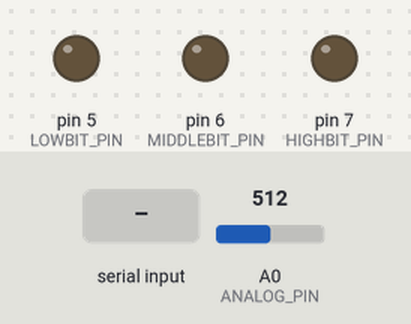
Simulated run of this program. Board: Arduino Uno, built with avr-gcc and run on an emulated ATmega328P. Parts: output pins drawn as LEDs (lit = HIGH). The test bench sets the inputs (shaded band); at power-on: A0 (ANALOG_PIN) = 512. What the program prints to the serial monitor is not drawn.

Above: at 1.2 s.
1.3 s: "30,150\n" received over Serial
At 1.7 s:
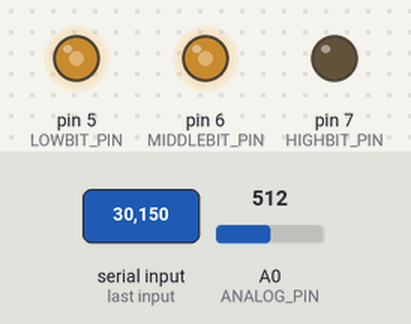
2.8 s: "V90\n" received over Serial
At 3.6 s:
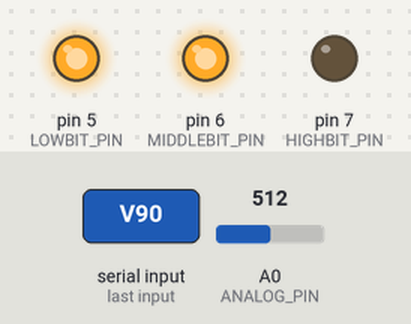
Timing chart, 0 to 5.8 s (numbered marks = the images above; inputs shaded):
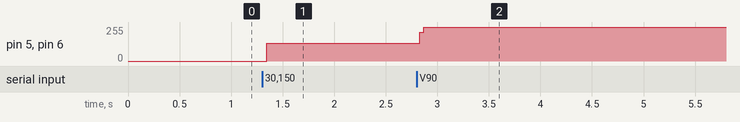

The program:

main.cpp
```cpp
#include "defines.h"

long lastRun;
void setup() {
	pinMode(LOWBIT_PIN, OUTPUT);
	pinMode(MIDDLEBIT_PIN, OUTPUT);
	pinMode(HIGHBIT_PIN, OUTPUT);
	pinMode(ANALOG_PIN, INPUT);

	Serial.begin(115200);
	lastRun = millis();
}
char c;
uint16_t reading;
long thisRun;
void loop() {
	while( ( c = Serial.read() ) != -1 ) {
		if(readChar(c)) {
			outputLastCmd();
		}
	}
	for(byte i = 0; i < 8; i++) {
		if(!sensorEnabled[i]) {
			continue;
		}
		reading = takeReading(i);
		if(outputType == OUTPUT_MV) {
			outputMv(reading);
		}
		else if(outputType == OUTPUT_C) {
			outputC(reading);
		}
		else if(outputType == OUTPUT_F) {
			outputF(reading);
		}
		Serial.print('\t');
	}
	// the last column will be the delta time (in decimal milliseconds)
	thisRun = millis();
	Serial.println(thisRun - lastRun);
	lastRun = thisRun;
}
```

defines.h
```cpp
#include <Arduino.h>
#ifndef TCMUX_DEFINES
#define TCMUX_DEFINES

// only 3 pins (select up to 8 choices)
const uint8_t LOWBIT_PIN = 5;
const uint8_t MIDDLEBIT_PIN = 6;
const uint8_t HIGHBIT_PIN = 7;

// pin that the mux's analog out is connected to
const uint8_t ANALOG_PIN = A0;

// temperature calibration definition
const float VREF = 5;
const uint16_t MAX_READING = 1023;
const float V_OFFSET = 1.25;
const float V_SCALE = 200;

extern bool sensorEnabled[8];
extern byte numSensors;

// returns true if a complete command has been inputted
extern char cmdBuffer[16];

// output types
const byte OUTPUT_MV = 0;
const byte OUTPUT_C = 1;
const byte OUTPUT_F = 2;

extern byte outputType;
bool readChar(char c);
// returns a reading given a zero-based sensor ID
uint16_t takeReading(byte sensorId);

// outputs temp reading as millivolts
void outputMv(uint16_t val);
// outputs temp reading as Celsius
void outputC(uint16_t val);
// outputs temp reading as Farenheit
void outputF(uint16_t val);

// outputs the last stored command
void outputLastCmd();
#endif
```

outputs.cpp
```cpp
#include "defines.h"
byte outputType = OUTPUT_MV;

char writeBuffer[5];
float toVoltage(uint16_t val);

void outputMv(uint16_t val) {
	float mv = toVoltage(val) * 1000;
	sprintf(writeBuffer, "%04d", static_cast<int>(mv));
	Serial.print(writeBuffer);
}
void outputC(uint16_t val) {
	float voltage = toVoltage(val);
	float tempC = (voltage - V_OFFSET) * V_SCALE;
	Serial.print(tempC);
}
void outputF(uint16_t val) {
	float voltage = toVoltage(val);
	float tempC = (voltage - V_OFFSET) * V_SCALE;
	float tempF = tempC * 9 / 5.0 + 32;
	Serial.print(tempF);
}
void outputLastCmd() {
	// just dump the command buffer (using a for loop for bounds check)
	for(byte i = 0; i < sizeof(cmdBuffer); i++) {
		if(cmdBuffer[i] == 0) {
			Serial.println();
			return;
		}
		Serial.print(cmdBuffer[i]);
	}
	Serial.println("ERR");
}
inline float toVoltage(uint16_t val) {
	return val * (VREF / MAX_READING);
}
```

processInput.cpp
```cpp
#include "defines.h"
bool sensorEnabled[8] = { false };
byte numSensors = 0;
char cmdBuffer[16];
byte bufferIndex = 0;
byte nextOutputType;

void processBuffer();
void setAllSensors(bool b);
bool readChar(char c) {
	if(c == 'V' || c == 'F' || c == 'C') {
		if(c == 'V') {
			nextOutputType = OUTPUT_MV;
		}
		else if(c == 'F') {
			nextOutputType = OUTPUT_F;
		}
		else if(c == 'C') {
			nextOutputType = OUTPUT_C;
		}
		bufferIndex = 0;
		return false;
	}
	if(bufferIndex >= sizeof(cmdBuffer)) {
		return false;
	}
	if(c == '\n' || c == '\r') {
		cmdBuffer[bufferIndex++] = 0;
		processBuffer();
		return true;
	}
	cmdBuffer[bufferIndex++] = c;
	return false;
}
/**
 * Returns true if the array sensorEnabled has been modified
 **/
void processBuffer() {
	outputType = nextOutputType;
	setAllSensors(false);
	numSensors = 0;
	for(byte i = 0; i < sizeof(cmdBuffer); i++) {
		char c = cmdBuffer[i];
		if(c == 0) {
			return;
		}
		if(c == 'a' || c == 'A') {
			setAllSensors(true);
			return;
		}
		byte sensorId = c - '0';
		if(sensorId >= 8) {
			return;
		}
		sensorEnabled[sensorId] = true;
		numSensors++;
	}
}
void setAllSensors(bool b) {
	for(byte i = 0; i < 8; i++) {
		sensorEnabled[i] = b;
	}
}
```

takeReading.cpp
```cpp
#include "defines.h"

uint16_t takeReading(byte sensorId) {
	byte lowBit, middleBit, highBit;
	lowBit = sensorId & 1;
	middleBit = (sensorId >> 1) & 1;
	highBit = (sensorId >> 2) & 1;

	digitalWrite(LOWBIT_PIN, lowBit);
	digitalWrite(MIDDLEBIT_PIN, middleBit);
	digitalWrite(HIGHBIT_PIN, highBit);

	// give the mux and TC amp time to settle
	delay(1);

	return analogRead(ANALOG_PIN);
}
```

Measured:
- after the input at 1.3 s, pin 5 (LOWBIT_PIN), pin 6 (MIDDLEBIT_PIN): 0/255 → 133/255 after 0.05 s
- after the input at 2.8 s, pin 5 (LOWBIT_PIN), pin 6 (MIDDLEBIT_PIN): 133/255 → 255/255 at once
